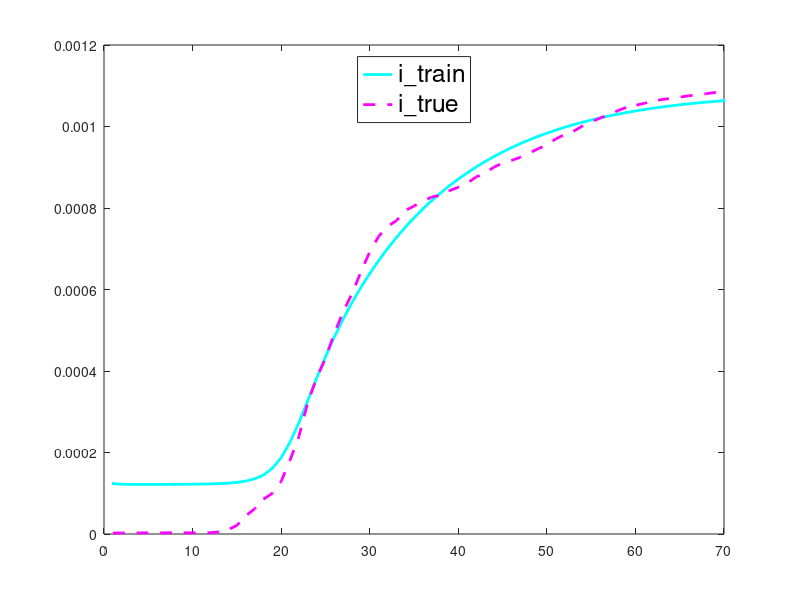
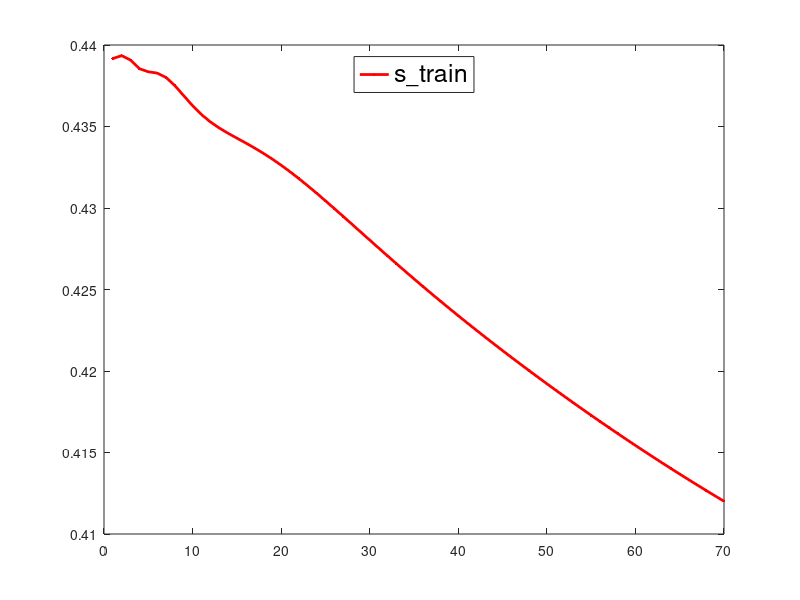
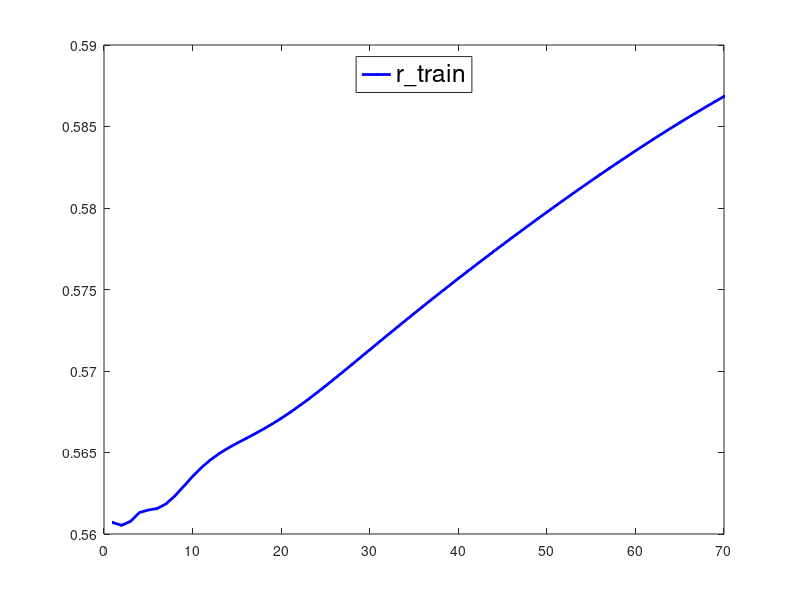

The MATLAB source for these figures, in order:
clear all
close all
clc
data2itrain = load('i2train');
data2itrue = load('ITRUE2TRAIN');
itrain = double(data2itrain.i2train);
itrue = data2itrue.itrue2train;
format long

figure('name','i2train')
plot(itrain', 'c.-', 'linewidth', 2.0)
% set(gca,'yscale','log')
hold on

plot(itrue, 'm--', 'linewidth', 2.0)
hold on

lgi = legend({'i\_train','i\_true'},'Location', 'North','FontSize',18);

data2Strain = load('s2train');
Strain = data2Strain.s2train;
figure('name','s2train')
plot(Strain', 'r.-', 'linewidth', 2.0)
% set(gca,'yscale','log')
hold on
lgs=legend({'s\_train'},'Location', 'North','FontSize',18);


data2Rtrain = load('r2train');
Rtrain = data2Rtrain.r2train;
figure('name','r2train')
plot(Rtrain', 'b.-', 'linewidth', 2.0)
% set(gca,'yscale','log')
hold on
lgr=legend({'r\_train'},'Location', 'North','FontSize',18);





